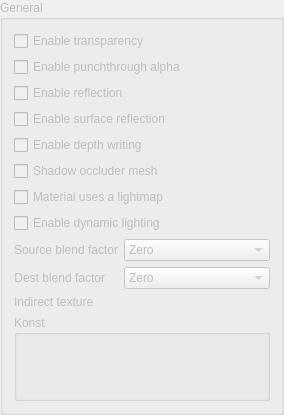
           <widget class="QGroupBox" name="GeneralGroupBox">
            <property name="enabled">
             <bool>false</bool>
            </property>
            <property name="sizePolicy">
             <sizepolicy hsizetype="Preferred" vsizetype="Preferred">
              <horstretch>0</horstretch>
              <verstretch>0</verstretch>
             </sizepolicy>
            </property>
            <property name="title">
             <string>General</string>
            </property>
            <layout class="QVBoxLayout" name="verticalLayout_8">
             <item>
              <widget class="QCheckBox" name="EnableTransparencyCheck">
               <property name="sizePolicy">
                <sizepolicy hsizetype="Preferred" vsizetype="Fixed">
                 <horstretch>0</horstretch>
                 <verstretch>0</verstretch>
                </sizepolicy>
               </property>
               <property name="toolTip">
                <string>Enables depth sorting of transparent materials. Required for transparent materials to render correctly.</string>
               </property>
               <property name="text">
                <string>Enable transparency</string>
               </property>
              </widget>
             </item>
             <item>
              <widget class="QCheckBox" name="EnablePunchthroughCheck">
               <property name="sizePolicy">
                <sizepolicy hsizetype="Preferred" vsizetype="Fixed">
                 <horstretch>0</horstretch>
                 <verstretch>0</verstretch>
                </sizepolicy>
               </property>
               <property name="toolTip">
                <string>Enable for &quot;cardboard cut-out&quot; alpha.</string>
               </property>
               <property name="text">
                <string>Enable punchthrough alpha</string>
               </property>
              </widget>
             </item>
             <item>
              <widget class="QCheckBox" name="EnableReflectionCheck">
               <property name="sizePolicy">
                <sizepolicy hsizetype="Preferred" vsizetype="Fixed">
                 <horstretch>0</horstretch>
                 <verstretch>0</verstretch>
                </sizepolicy>
               </property>
               <property name="toolTip">
                <string>This will make Samus's reflection appear in the material when the player stands near it. May not work properly on some surfaces.</string>
               </property>
               <property name="text">
                <string>Enable reflection</string>
               </property>
              </widget>
             </item>
             <item>
              <widget class="QCheckBox" name="EnableSurfaceReflectionCheck">
               <property name="text">
                <string>Enable surface reflection</string>
               </property>
              </widget>
             </item>
             <item>
              <widget class="QCheckBox" name="EnableDepthWriteCheck">
               <property name="sizePolicy">
                <sizepolicy hsizetype="Preferred" vsizetype="Fixed">
                 <horstretch>0</horstretch>
                 <verstretch>0</verstretch>
                </sizepolicy>
               </property>
               <property name="toolTip">
                <string>Enable this material to write to the depth buffer. This should be enabled.</string>
               </property>
               <property name="text">
                <string>Enable depth writing</string>
               </property>
              </widget>
             </item>
             <item>
              <widget class="QCheckBox" name="EnableOccluderCheck">
               <property name="sizePolicy">
                <sizepolicy hsizetype="Preferred" vsizetype="Fixed">
                 <horstretch>0</horstretch>
                 <verstretch>0</verstretch>
                </sizepolicy>
               </property>
               <property name="toolTip">
                <string>Meshes using this material won't be rendered, but they can be used to cast dynamic shadows on actors. Should only be enabled on terrain.</string>
               </property>
               <property name="text">
                <string>Shadow occluder mesh</string>
               </property>
              </widget>
             </item>
             <item>
              <widget class="QCheckBox" name="EnableLightmapCheck">
               <property name="text">
                <string>Material uses a lightmap</string>
               </property>
              </widget>
             </item>
             <item>
              <widget class="QCheckBox" name="EnableDynamicLightingCheck">
               <property name="sizePolicy">
                <sizepolicy hsizetype="Preferred" vsizetype="Fixed">
                 <horstretch>0</horstretch>
                 <verstretch>0</verstretch>
                </sizepolicy>
               </property>
               <property name="toolTip">
                <string>Enable dynamic lighting on this material. If disabled, the material will appear fullbright.</string>
               </property>
               <property name="text">
                <string>Enable dynamic lighting</string>
               </property>
              </widget>
             </item>
             <item>
              <layout class="QFormLayout" name="formLayout">
               <item row="0" column="0">
                <widget class="QLabel" name="SourceBlendLabel">
                 <property name="sizePolicy">
                  <sizepolicy hsizetype="Preferred" vsizetype="Preferred">
                   <horstretch>0</horstretch>
                   <verstretch>0</verstretch>
                  </sizepolicy>
                 </property>
                 <property name="text">
                  <string>Source blend factor</string>
                 </property>
                 <property name="alignment">
                  <set>Qt::AlignRight|Qt::AlignTrailing|Qt::AlignVCenter</set>
                 </property>
                </widget>
               </item>
               <item row="0" column="1">
                <widget class="QComboBox" name="SourceBlendComboBox">
                 <property name="sizePolicy">
                  <sizepolicy hsizetype="Expanding" vsizetype="Fixed">
                   <horstretch>0</horstretch>
                   <verstretch>0</verstretch>
                  </sizepolicy>
                 </property>
                 <property name="toolTip">
                  <string>When a new pixel is drawn, this value will be multiplied with the source pixel to determine how it gets blended with the destination pixel.&lt;br&gt;&lt;br&gt;Common settings:&lt;br&gt;* &lt;b&gt;One&lt;/b&gt; for source and &lt;b&gt;Zero&lt;/b&gt; for dest, for opaque materials&lt;br&gt;* &lt;b&gt;One&lt;/b&gt; for source and &lt;b&gt;One&lt;/b&gt; for dest, for additive transparency&lt;br&gt;* &lt;b&gt;Source Alpha&lt;/b&gt; for source and &lt;b&gt;Inverse Source Alpha&lt;/b&gt; for dest, for alpha-blended transparency</string>
                 </property>
                 <item>
                  <property name="text">
                   <string>Zero</string>
                  </property>
                 </item>
                 <item>
                  <property name="text">
                   <string>One</string>
                  </property>
                 </item>
                 <item>
                  <property name="text">
                   <string>Source Color</string>
                  </property>
                 </item>
                 <item>
                  <property name="text">
                   <string>Inverse Source Color</string>
                  </property>
                 </item>
                 <item>
                  <property name="text">
                   <string>Source Alpha</string>
                  </property>
                 </item>
                 <item>
                  <property name="text">
                   <string>Inverse Source Alpha</string>
                  </property>
                 </item>
                 <item>
                  <property name="text">
                   <string>Dest Alpha</string>
                  </property>
                 </item>
                 <item>
                  <property name="text">
                   <string>Inverse Dest Alpha</string>
                  </property>
                 </item>
                </widget>
               </item>
               <item row="1" column="0">
                <widget class="QLabel" name="DestBlendLabel">
                 <property name="sizePolicy">
                  <sizepolicy hsizetype="Preferred" vsizetype="Preferred">
                   <horstretch>0</horstretch>
                   <verstretch>0</verstretch>
                  </sizepolicy>
                 </property>
                 <property name="text">
                  <string>Dest blend factor</string>
                 </property>
                 <property name="alignment">
                  <set>Qt::AlignRight|Qt::AlignTrailing|Qt::AlignVCenter</set>
                 </property>
                </widget>
               </item>
               <item row="1" column="1">
                <widget class="QComboBox" name="DestBlendComboBox">
                 <property name="sizePolicy">
                  <sizepolicy hsizetype="Expanding" vsizetype="Fixed">
                   <horstretch>0</horstretch>
                   <verstretch>0</verstretch>
                  </sizepolicy>
                 </property>
                 <property name="toolTip">
                  <string>When a new pixel is drawn, this value will be multiplied with the destination pixel to determine how it gets blended with the input pixel.&lt;br&gt;&lt;br&gt;Common settings:&lt;br&gt;* &lt;b&gt;One&lt;/b&gt; for source and &lt;b&gt;Zero&lt;/b&gt; for dest, for opaque materials&lt;br&gt;* &lt;b&gt;One&lt;/b&gt; for source and &lt;b&gt;One&lt;/b&gt; for dest, for additive transparency&lt;br&gt;* &lt;b&gt;Source Alpha&lt;/b&gt; for source and &lt;b&gt;Inverse Source Alpha&lt;/b&gt; for dest, for alpha-blended transparency</string>
                 </property>
                 <item>
                  <property name="text">
                   <string>Zero</string>
                  </property>
                 </item>
                 <item>
                  <property name="text">
                   <string>One</string>
                  </property>
                 </item>
                 <item>
                  <property name="text">
                   <string>Dest Color</string>
                  </property>
                 </item>
                 <item>
                  <property name="text">
                   <string>Inverse Dest Color</string>
                  </property>
                 </item>
                 <item>
                  <property name="text">
                   <string>Source Alpha</string>
                  </property>
                 </item>
                 <item>
                  <property name="text">
                   <string>Inverse Source Alpha</string>
                  </property>
                 </item>
                 <item>
                  <property name="text">
                   <string>Dest Alpha</string>
                  </property>
                 </item>
                 <item>
                  <property name="text">
                   <string>Inverse Dest Alpha</string>
                  </property>
                 </item>
                </widget>
               </item>
              </layout>
             </item>
             <item>
              <layout class="QHBoxLayout" name="horizontalLayout_8">
               <item>
                <widget class="QLabel" name="IndTextureLabel">
                 <property name="text">
                  <string>Indirect texture</string>
                 </property>
                </widget>
               </item>
               <item>
                <widget class="CResourceSelector" name="IndTextureResSelector" native="true">
                 <property name="sizePolicy">
                  <sizepolicy hsizetype="Preferred" vsizetype="Preferred">
                   <horstretch>1</horstretch>
                   <verstretch>0</verstretch>
                  </sizepolicy>
                 </property>
                </widget>
               </item>
              </layout>
             </item>
             <item>
              <widget class="QGroupBox" name="KonstGroupBox">
               <property name="sizePolicy">
                <sizepolicy hsizetype="Preferred" vsizetype="Minimum">
                 <horstretch>0</horstretch>
                 <verstretch>0</verstretch>
                </sizepolicy>
               </property>
               <property name="toolTip">
                <string>Custom RGBA colors that can be set to be used as TEV inputs.</string>
               </property>
               <property name="title">
                <string>Konst</string>
               </property>
               <layout class="QHBoxLayout" name="horizontalLayout_3">
                <item>
                 <widget class="WColorPicker" name="KonstColorPickerA" native="true">
                  <property name="sizePolicy">
                   <sizepolicy hsizetype="Fixed" vsizetype="Fixed">
                    <horstretch>0</horstretch>
                    <verstretch>0</verstretch>
                   </sizepolicy>
                  </property>
                  <property name="minimumSize">
                   <size>
                    <width>45</width>
                    <height>45</height>
                   </size>
                  </property>
                  <property name="focusPolicy">
                   <enum>Qt::StrongFocus</enum>
                  </property>
                 </widget>
                </item>
                <item>
                 <widget class="WColorPicker" name="KonstColorPickerB" native="true">
                  <property name="sizePolicy">
                   <sizepolicy hsizetype="Fixed" vsizetype="Fixed">
                    <horstretch>0</horstretch>
                    <verstretch>0</verstretch>
                   </sizepolicy>
                  </property>
                  <property name="minimumSize">
                   <size>
                    <width>45</width>
                    <height>45</height>
                   </size>
                  </property>
                  <property name="focusPolicy">
                   <enum>Qt::StrongFocus</enum>
                  </property>
                 </widget>
                </item>
                <item>
                 <widget class="WColorPicker" name="KonstColorPickerC" native="true">
                  <property name="sizePolicy">
                   <sizepolicy hsizetype="Fixed" vsizetype="Fixed">
                    <horstretch>0</horstretch>
                    <verstretch>0</verstretch>
                   </sizepolicy>
                  </property>
                  <property name="minimumSize">
                   <size>
                    <width>45</width>
                    <height>45</height>
                   </size>
                  </property>
                  <property name="focusPolicy">
                   <enum>Qt::StrongFocus</enum>
                  </property>
                 </widget>
                </item>
                <item>
                 <widget class="WColorPicker" name="KonstColorPickerD" native="true">
                  <property name="sizePolicy">
                   <sizepolicy hsizetype="Fixed" vsizetype="Fixed">
                    <horstretch>0</horstretch>
                    <verstretch>0</verstretch>
                   </sizepolicy>
                  </property>
                  <property name="minimumSize">
                   <size>
                    <width>45</width>
                    <height>45</height>
                   </size>
                  </property>
                  <property name="focusPolicy">
                   <enum>Qt::StrongFocus</enum>
                  </property>
                 </widget>
                </item>
               </layout>
              </widget>
             </item>
            </layout>
           </widget>
